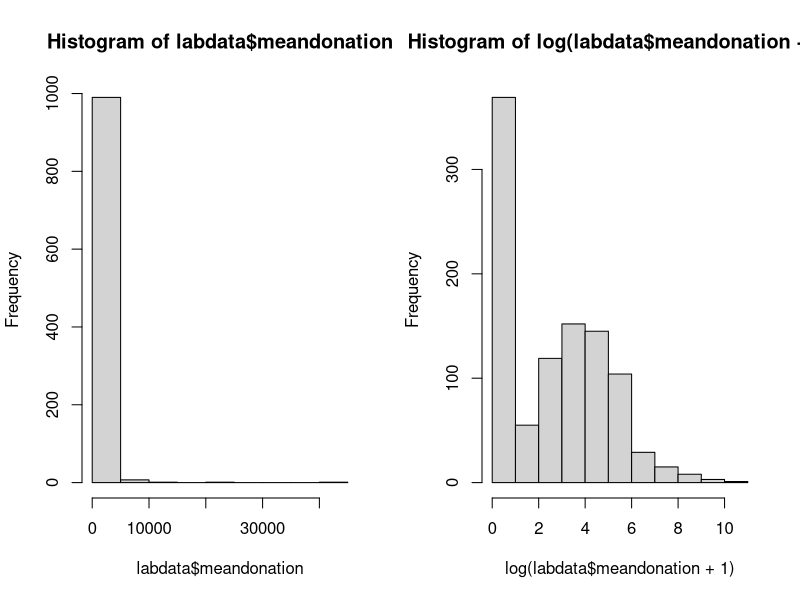
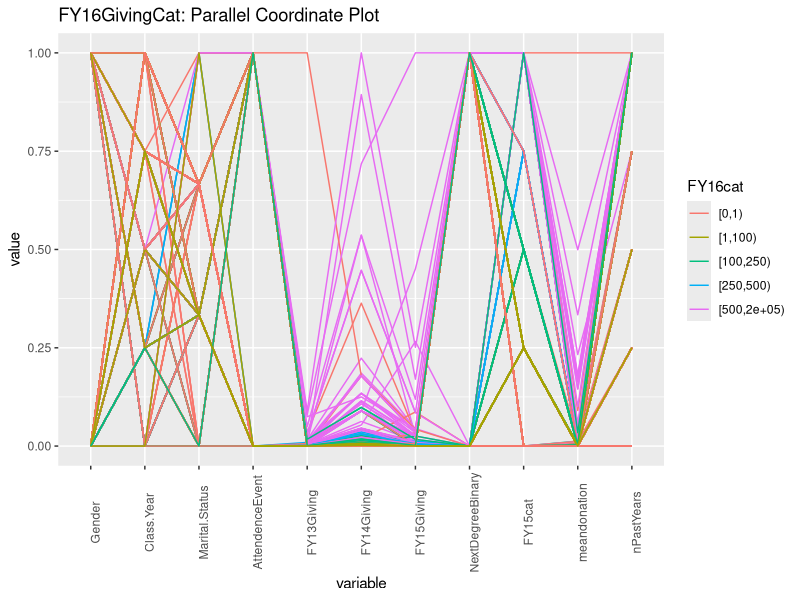
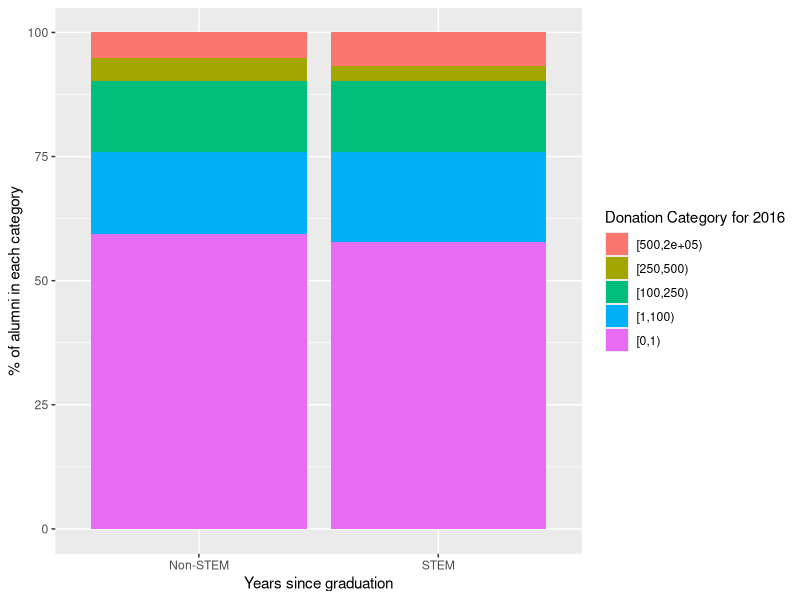
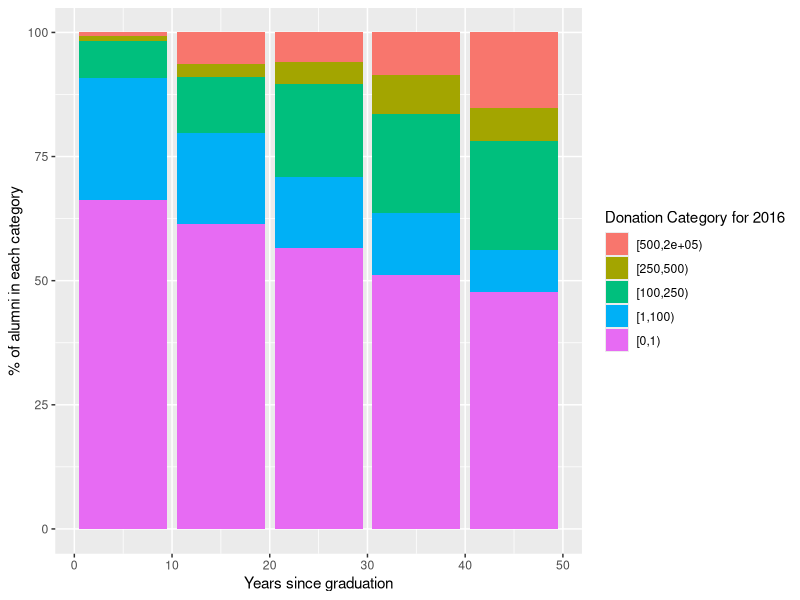
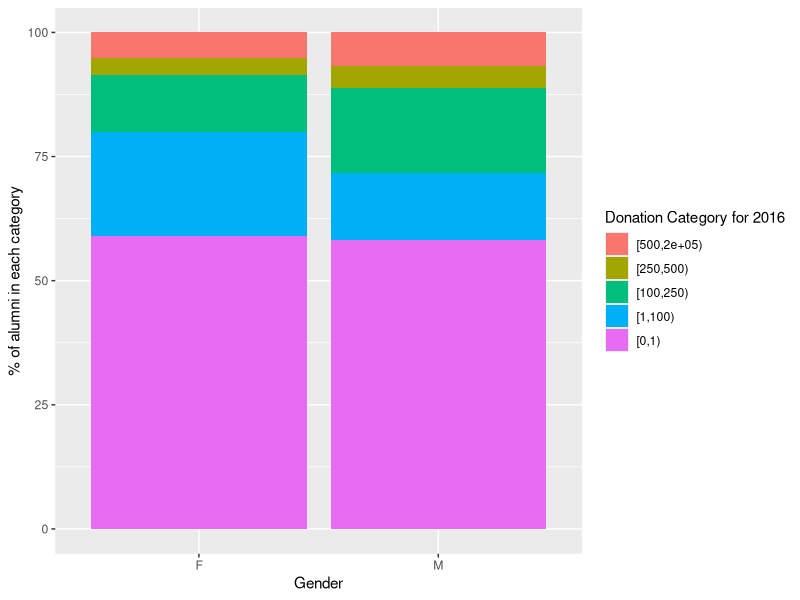
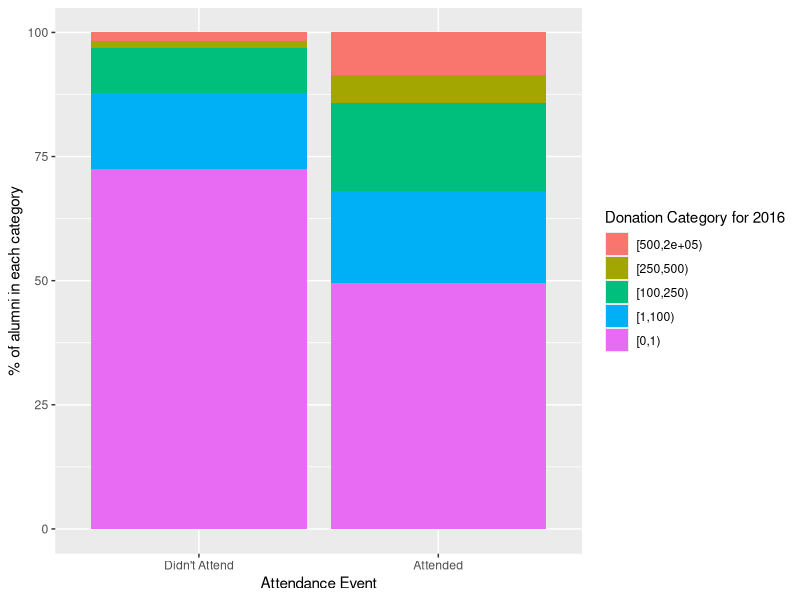
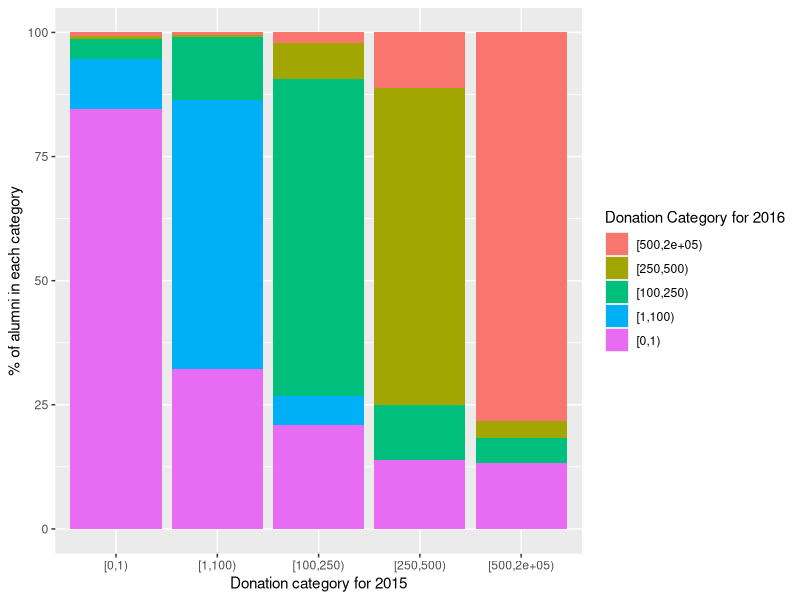
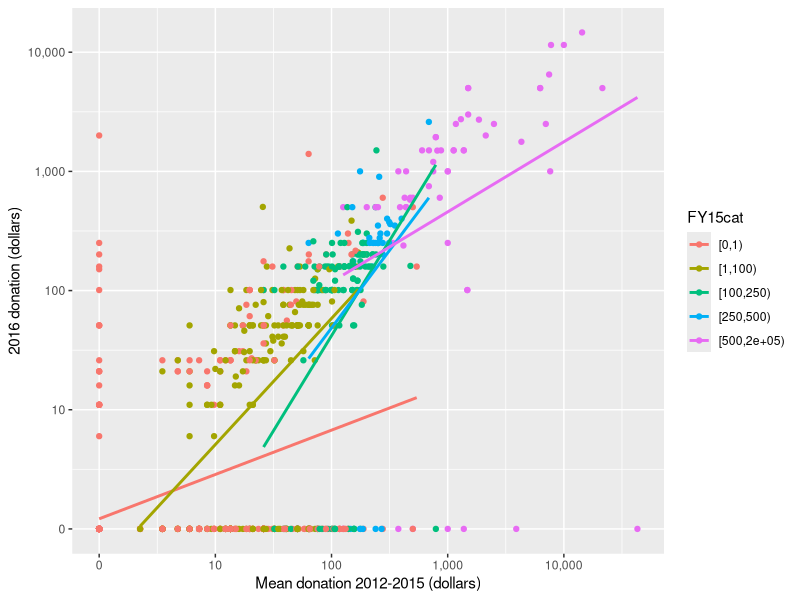

Reproduce these figures in R, in order.
## ---- chunk 1
#loading packages and data
library(ggplot2)
library(ordinal)
library(nnet)
library(caret)
library(GGally)
labdata <- read.csv('lab2data.csv')
## ---- chunk 2
#split major into STEM and non-STEM
labdata$MajorType <- ifelse(labdata$Major=='Biology'|
                              labdata$Major=='Economics'|
                              labdata$Major=='Psychology'|
                              labdata$Major=='Physics'|
                              labdata$Major=='Chemistry'|
                              labdata$Major=='Mathematics'|
                              labdata$Major=='General Science-Chemistry'|
                              labdata$Major=='Economics-Business'|
                              labdata$Major=='General Science-Chemistry'|
                              labdata$Major=='Sociology-Anthropology'|
                              labdata$Major=='General Science-Psycho'|
                              labdata$Major=='General Science-Math'|
                              labdata$Major=='General Science-Biology'|
                              labdata$Major=='Computer Science'|
                              labdata$Major=='General Science'|
                              labdata$Major=='Mathematics-Physics'|
                              labdata$Major=='Economics-Regional Stds.'|
                              labdata$Major=='Zoology'|
                              labdata$Major=='Engineering'|
                              labdata$Major=='Sociology'|
                              labdata$Major=='Anthropology'|
                              labdata$Major=='General Science-Physics',
                            "STEM", "Non-STEM")

#create variable nextDegreeType to categorize the most common next degrees
labdata$NextDegreeType <- ifelse(labdata$Next.Degree=='JD', 'JD',
                         ifelse(labdata$Next.Degree=='MA', 'MA', 
                         ifelse(labdata$Next.Degree=='PHD', 'PHD',
                        ifelse(labdata$Next.Degree=='NDA', 'NDA',
                               ifelse(labdata$Next.Degree=='MS', 'MS',
                                      ifelse(labdata$Next.Degree=='MD', 'MD',
                                             ifelse(labdata$Next.Degree=='MBA', 'MBA', 
         ifelse(labdata$Next.Degree=='NONE', 'NONE', 'Other'))))))))

#create simpler variable to represent if someone has an advanced degree or not
labdata$NextDegreeBinary <- ifelse(labdata$Next.Degree=='NONE', 0, 1)


#create buckets for all years
labdata$FY16cat <- cut(labdata$FY16Giving, c(0,1,100,250,500,200000), right=F)
labdata$FY15cat <- cut(labdata$FY15Giving, c(0,1,100,250,500,200000), right=F)
labdata$FY14cat <- cut(labdata$FY14Giving, c(0,1,100,250,500,200000), right=F)
labdata$FY13cat <- cut(labdata$FY13Giving, c(0,1,100,250,500,200000), right=F)
labdata$FY12cat <- cut(labdata$FY12Giving, c(0,1,100,250,500,200000), right=F)

#turn class year into years since grad to make interpretaion easier
labdata$YearsSinceGrad <- 2017 - labdata$Class.Year


#loop through data to get each person's mean donation over the past 4 years
#and how many of the past years they've donated
labdata$meandonation <- NA
labdata$nPastYears <- NA
for (i in c(1:1000)){
  labdata[i,]$meandonation<-mean(c(labdata[i,]$FY12Giving, 
                                    labdata[i,]$FY13Giving, 
                                    labdata[i,]$FY14Giving,
                                    labdata[i,]$FY15Giving))
  
  labdata[i,]$nPastYears <- sum(c(labdata[i,]$FY12Giving>0, 
                                  labdata[i,]$FY13Giving>0,
                                  labdata[i,]$FY14Giving>0,
                                  labdata[i,]$FY15Giving>0))
}

#binary variable - have they donated before or not?
labdata$past_binary <- ifelse(labdata$meandonation == 0,0,1)

#did they donate last year?
labdata$donatedLastYear <- ifelse(labdata$FY15Giving==0, 0, 1)

#how many of the past 4 years, consecutively, did they donate?
#note that this will give a 0 for those that donated 2012-2014 but NOT 2015
#since we're asking for consecutive years
labdata$nPastConsecutiveYears <- ifelse(labdata$FY15Giving==0, 0,
                                        ifelse(labdata$FY14Giving==0,1,
                                               ifelse(labdata$FY13Giving==0,2,
                                                      ifelse(labdata$FY12Giving==0,3,4))))

#did they give in 2015 or not?
labdata$gaveLastYear <- ifelse(labdata$FY15Giving==0,0,1)


## ---- chunk 3
labdata$donatedLastYear <- ifelse(labdata$FY15Giving==0, 0, 1)

labdata$nPastConsecutiveYears <- ifelse(labdata$FY15Giving==0, 0,
                                        ifelse(labdata$FY14Giving==0,1,
                                               ifelse(labdata$FY13Giving==0,2,
                                                      ifelse(labdata$FY12Giving==0,3,4))))
labdata$gaveLastYear <- ifelse(labdata$FY15Giving==0,0,1)
## ---- chunk 4
table(labdata$Gender)
## ---- chunk 5
table(labdata$YearsSinceGrad)
## ---- chunk 6
table(labdata$Marital.Status)
## ---- chunk 7
length(unique(labdata$Major))
table(labdata$MajorType)
## ---- chunk 8
table(labdata$Next.Degree)
table(labdata$NextDegreeBinary)
## ---- chunk 9
table(labdata$AttendenceEvent)
## ---- chunk 10
table(labdata$FY12cat)
table(labdata$FY13cat)
table(labdata$FY14cat)
table(labdata$FY15cat)
## ---- chunk 11
table(labdata$FY16cat)
## ---- chunk 12
par(mfrow=c(1,2))
hist(labdata$meandonation)
hist(log(labdata$meandonation+1))
## ---- chunk 13
ggparcoord(labdata, columns = c(2, 3, 4, 7, 9, 10, 11, 15, 17, 22, 23), groupColumn = "FY16cat", scale = "uniminmax", scaleSummary = "center", title = "FY16GivingCat: Parallel Coordinate Plot") + theme(axis.text.x = element_text(angle = 90))
## ---- chunk 14
labdata_counts <- with(labdata,
                       aggregate(MajorType,
                                 list(MajorType=MajorType),
                                 length))
labdata_agg <- with(labdata,
                    aggregate(MajorType, list(MajorType=MajorType,
                                            FY16cat=FY16cat),
                    length))
labdata_agg <- merge(labdata_agg, labdata_counts, by="MajorType")
labdata_agg <- setNames(labdata_agg, c("MajorType", "FY16cat", "Count", "TotalCount"))
labdata_agg$percent <- 100*labdata_agg$Count/labdata_agg$TotalCount
labdata_agg$FY16cat <- factor(labdata_agg$FY16cat,
      levels=c("[500,2e+05)","[250,500)","[100,250)","[1,100)","[0,1)"))

ggp <- ggplot(labdata_agg, aes(x=MajorType,y=percent))

ggp + geom_bar(stat="identity", aes(fill=FY16cat))+
  ylab("% of alumni in each category")+xlab("Years since graduation")+
  scale_fill_discrete(name="Donation Category for 2016")
## ---- chunk 15
labdata_counts <- with(labdata,
                       aggregate(YearsSinceGrad,
                                 list(YearsSinceGrad=YearsSinceGrad),
                                 length))
labdata_agg <- with(labdata,
                    aggregate(YearsSinceGrad, list(YearsSinceGrad=YearsSinceGrad,
                                            FY16cat=FY16cat),
                    length))
labdata_agg <- merge(labdata_agg, labdata_counts, by="YearsSinceGrad")
labdata_agg <- setNames(labdata_agg, c("YearsSinceGrad", "FY16cat", "Count", "TotalCount"))
labdata_agg$percent <- 100*labdata_agg$Count/labdata_agg$TotalCount
labdata_agg$FY16cat <- factor(labdata_agg$FY16cat,
      levels=c("[500,2e+05)","[250,500)","[100,250)","[1,100)","[0,1)"))

ggp <- ggplot(labdata_agg, aes(x=YearsSinceGrad,y=percent))

ggp + geom_bar(stat="identity", aes(fill=FY16cat))+
  ylab("% of alumni in each category")+xlab("Years since graduation")+
  scale_fill_discrete(name="Donation Category for 2016")
## ---- chunk 16
labdata_counts <- with(labdata,
                       aggregate(Gender,
                                 list(Gender=Gender),
                                 length))
labdata_agg <- with(labdata,
                    aggregate(Gender, list(Gender=Gender,
                                            FY16cat=FY16cat),
                    length))
labdata_agg <- merge(labdata_agg, labdata_counts, by="Gender")
labdata_agg <- setNames(labdata_agg, c("Gender", "FY16cat", "Count", "TotalCount"))
labdata_agg$percent <- 100*labdata_agg$Count/labdata_agg$TotalCount
labdata_agg$FY16cat <- factor(labdata_agg$FY16cat,
      levels=c("[500,2e+05)","[250,500)","[100,250)","[1,100)","[0,1)"))

ggp <- ggplot(labdata_agg, aes(x=Gender,y=percent))

ggp + geom_bar(stat="identity", aes(fill=FY16cat))+
  ylab("% of alumni in each category")+xlab("Gender")+
  scale_fill_discrete(name="Donation Category for 2016")
## ---- chunk 17
labdata_counts <- with(labdata,
                       aggregate(AttendenceEvent,
                                 list(AttendenceEvent=AttendenceEvent),
                                 length))
labdata_agg <- with(labdata,
                    aggregate(AttendenceEvent, list(AttendenceEvent=AttendenceEvent,
                                            FY16cat=FY16cat),
                    length))
labdata_agg <- merge(labdata_agg, labdata_counts, by="AttendenceEvent")
labdata_agg <- setNames(labdata_agg, c("AttendenceEvent", "FY16cat", "Count", "TotalCount"))
labdata_agg$percent <- 100*labdata_agg$Count/labdata_agg$TotalCount
labdata_agg$FY16cat <- factor(labdata_agg$FY16cat,
      levels=c("[500,2e+05)","[250,500)","[100,250)","[1,100)","[0,1)"))

ggp <- ggplot(labdata_agg, aes(x=as.factor(AttendenceEvent),y=percent))

ggp + geom_bar(stat="identity", aes(fill=FY16cat))+
  ylab("% of alumni in each category")+xlab("Donation category for 2015")+
  scale_fill_discrete(name="Donation Category for 2016")+
  xlab("Attendance Event")+scale_x_discrete(labels=c("Didn't Attend", "Attended"))
## ---- chunk 18
labdata_counts <- with(labdata,
                       aggregate(FY15cat,
                                 list(FY15cat=FY15cat),
                                 length))
labdata_agg <- with(labdata,
                    aggregate(FY15cat, list(FY15cat=FY15cat,
                                            FY16cat=FY16cat),
                    length))
labdata_agg <- merge(labdata_agg, labdata_counts, by="FY15cat")
labdata_agg <- setNames(labdata_agg, c("FY15cat", "FY16cat", "Count", "TotalCount"))
labdata_agg$percent <- 100*labdata_agg$Count/labdata_agg$TotalCount
labdata_agg$FY16cat <- factor(labdata_agg$FY16cat,
      levels=c("[500,2e+05)","[250,500)","[100,250)","[1,100)","[0,1)"))

ggp <- ggplot(labdata_agg, aes(x=FY15cat,y=percent))

ggp + geom_bar(stat="identity", aes(fill=FY16cat))+
  ylab("% of alumni in each category")+xlab("Donation category for 2015")+
  scale_fill_discrete(name="Donation Category for 2016")
## ---- chunk 19
ggp <- ggplot(labdata, aes(x=log(meandonation+1)/log(10), y=log(FY16Giving+1)/log(10), 
                           group=FY15cat, color=FY15cat))

ggp + geom_point() + geom_smooth(method="lm", se=F)+
  xlab("Mean donation 2012-2015 (dollars)")+ylab("2016 donation (dollars)")+
  scale_x_continuous(breaks=c(0,1,2,3,4), labels=c("0", "10", "100", "1,000", "10,000"))+
    scale_y_continuous(breaks=c(0,1,2,3,4), labels=c("0", "10", "100", "1,000", "10,000"))
## ---- chunk 20
library(car)
set.seed(107)
sample <- sample.int(n = nrow(labdata), size = floor(.75*nrow(labdata)), replace = F)
train <- labdata[sample, ]
test  <- labdata[-sample, ]
## ---- chunk 21
mn.model <- multinom(FY16cat ~ AttendenceEvent + Gender + Class.Year  + Marital.Status + NextDegreeBinary + FY12Giving + FY13Giving + FY14Giving + FY15Giving, data=train)
mn.model$AIC
## ---- chunk 22
Anova(mn.model)
## ---- chunk 23
mn.preds <- predict(mn.model, test, type="class")
confusionMatrix(mn.preds, test$FY16cat)
## ---- chunk 24
mn.model <- multinom(FY16cat ~ AttendenceEvent + Gender + NextDegreeBinary + as.ordered(YearsSinceGrad) + log(meandonation+1) * gaveLastYear, data=train)
summary(mn.model)
## ---- chunk 25
Anova(mn.model)
## ---- chunk 26
mn.preds <- predict(mn.model, test, type="class")
confusionMatrix(mn.preds, test$FY16cat)
## ---- chunk 27
ord.model <- clm(FY16cat ~ AttendenceEvent + Gender + NextDegreeBinary + as.ordered(YearsSinceGrad) + log(meandonation+1) * gaveLastYear, data=train)
summary(ord.model)
## ---- chunk 28
Anova(ord.model)
## ---- chunk 29
ord.preds <- predict(ord.model, test, type="class")
confusionMatrix(ord.preds$fit, test$FY16cat)
